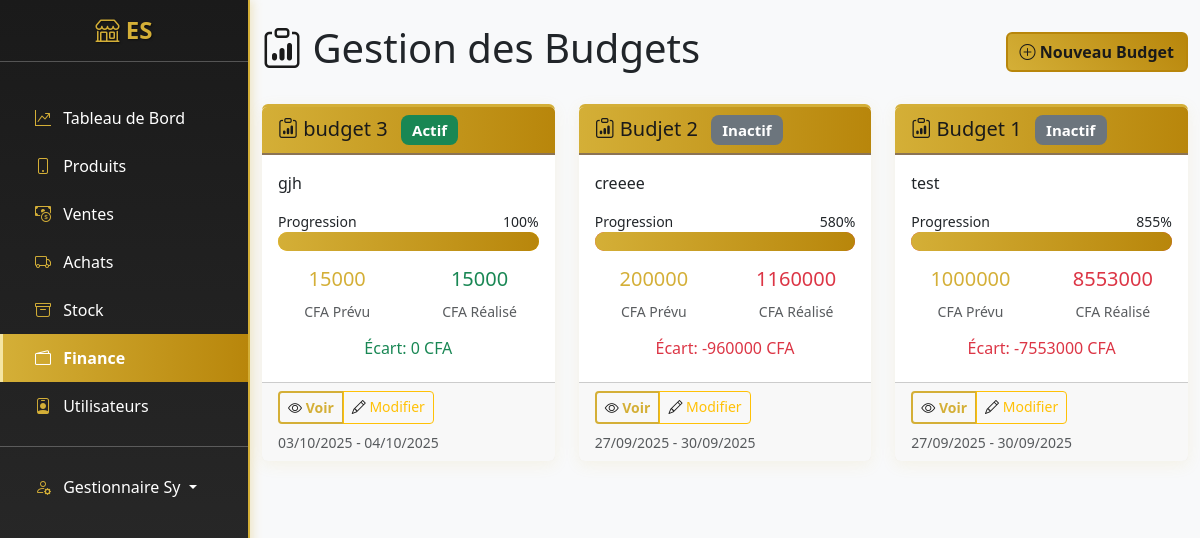
/finance/budgets/ (signed in), run on the app's committed database.
### apps/users/models.py (models this page shows, shortened)
class User(AbstractUser):
    ROLE_CHOICES = [
        ('admin', 'Administrateur'),
        ('manager', 'Gestionnaire'),
        ('cashier', 'Caissier'),
    ]
    email = models.EmailField(unique=True)
    telephone = models.CharField(max_length=15, blank=True)
    role = models.CharField(max_length=20, choices=ROLE_CHOICES, default='admin')
    date_creation = models.DateTimeField(auto_now_add=True)
    USERNAME_FIELD = 'username'
    REQUIRED_FIELDS = ['email']
    class Meta:
        verbose_name = "Utilisateur"
        verbose_name_plural = "Utilisateurs"

### apps/finance/models.py (models this page shows, shortened)
class Budget(models.Model):
    nom = models.CharField(max_length=200)
    description = models.TextField(blank=True)
    montant_prevu = models.DecimalField(max_digits=10, decimal_places=2)
    periode_debut = models.DateField()
    periode_fin = models.DateField()
    categories = models.CharField(max_length=200, help_text="Catégories concernées (séparées par des virgules)")
    utilisateur = models.ForeignKey(User, on_delete=models.SET_NULL, null=True)
    date_creation = models.DateTimeField(auto_now_add=True)
    actif = models.BooleanField(default=True)
    class Meta:
        verbose_name = "Budget"
        verbose_name_plural = "Budgets"
        ordering = ['-date_creation']
    @property
    def montant_realise(self):
        categories_list = [cat.strip().lower() for cat in self.categories.split(',') if cat.strip()]
        transactions = Transaction.objects.filter(
            date_valeur__range=[self.periode_debut, self.periode_fin],
            categorie__in=categories_list
        )
        total = transactions.aggregate(total=Sum('montant'))['total'] or Decimal('0')
        return total
    @property
    def ecart(self):
        montant_prevu = self.montant_prevu or Decimal(0)
        montant_realise = self.montant_realise or Decimal(0)
        return montant_prevu - montant_realise
    @property
    def pourcentage_realise(self):
        if not self.montant_prevu or self.montant_prevu == 0:
            return 0
        return (self.montant_realise / self.montant_prevu) * 100

### apps/finance/views.py (the view)
# urls.py: path('budgets/', views.BudgetListView.as_view(), name='budgets'),
class BudgetListView(LoginRequiredMixin, UserPassesTestMixin, ListView):
    model = Budget
    template_name = 'finance/budgets.html'
    context_object_name = 'budgets'
    def test_func(self):
        return self.request.user.role in ['admin', 'manager']

### templates/finance/budgets.html (shortened to what this page needs)
{% extends 'base.html' %}
{% load math_filters %}
{% block content %}
<div class="d-flex justify-content-between align-items-center mb-4">
    <h1><i class="bi bi-clipboard-data"></i> Gestion des Budgets</h1>
    {% if user.role in 'admin,manager' %}
    <a href="{% url 'finance:budget_create' %}" class="btn btn-primary">
        <i class="bi bi-plus-circle"></i> Nouveau Budget
    </a>
    {% endif %}
</div>
<div class="row">
    {% for budget in budgets %}
    <div class="col-md-6 col-lg-4 mb-4">
        <div class="card h-100">
            <div class="card-header">
                <h5 class="card-title mb-0">
                    <i class="bi bi-clipboard-data"></i> {{ budget.nom }}
                    {% if budget.actif %}
                    <span class="badge bg-success ms-2">Actif</span>
                    {% else %}
                    <span class="badge bg-secondary ms-2">Inactif</span>
                    {% endif %}
                </h5>
            </div>
            <div class="card-body">
                {% if budget.description %}
                <p class="card-text">{{ budget.description|truncatechars:80 }}</p>
                {% endif %}
                <div class="mb-3">
                    <div class="d-flex justify-content-between">
                        <small>Progression</small>
                        <small>{{ budget.pourcentage_realise|floatformat:0 }}%</small>
                    </div>
                    <div class="progress">
                        <div class="progress-bar {% if budget.pourcentage_realise > 100 %}bg-danger{% elif budget.pourcentage_realise > 80 %}bg-warning{% else %}bg-success{% endif %}"
                             style="width: {{ budget.pourcentage_realise|floatformat:0 }}%"></div>
                    </div>
                </div>
                <div class="row text-center">
                    <div class="col-6">
                        <h5 class="text-primary">{{ budget.montant_prevu|floatformat:0 }}</h5>
                        <small class="text-muted">CFA Prévu</small>
                    </div>
                    <div class="col-6">
                        <h5 class="{% if budget.montant_realise > budget.montant_prevu %}text-danger{% else %}text-success{% endif %}">
                            {{ budget.montant_realise|floatformat:0 }}
                        </h5>
                        <small class="text-muted">CFA Réalisé</small>
                    </div>
                </div>
                <div class="mt-3 text-center">
                    <h6 class="{% if budget.ecart < 0 %}text-danger{% else %}text-success{% endif %}">
                        Écart: {{ budget.ecart|floatformat:0 }} CFA
                    </h6>
                </div>
            </div>
            <div class="card-footer">
                <div class="d-flex justify-content-between align-items-center">
                    <div class="btn-group">
                        <a href="{% url 'finance:budget_detail' budget.pk %}" class="btn btn-outline-primary btn-sm">
                            <i class="bi bi-eye"></i> Voir
                        </a>
                        {% if user.role in 'admin,manager' %}
                        <a href="{% url 'finance:budget_edit' budget.pk %}" class="btn btn-outline-warning btn-sm">
                            <i class="bi bi-pencil"></i> Modifier
                        </a>
                        {% endif %}
                    </div>
                </div>
                <small class="text-muted d-block mt-2">
                    {{ budget.periode_debut|date:"d/m/Y" }} - {{ budget.periode_fin|date:"d/m/Y" }}
                </small>
            </div>
        </div>
    </div>
    {% endfor %}
</div>
{% endblock %}

### templates/base.html (shortened to what this page needs)
<!DOCTYPE html>
<html lang="fr">
    <head>
        <link href="https://cdn.jsdelivr.net/npm/bootstrap@5.3.0/dist/css/bootstrap.min.css" rel="stylesheet">
        <link rel="stylesheet" href="https://cdn.jsdelivr.net/npm/bootstrap-icons@1.11.0/font/bootstrap-icons.css">
        {% load static %}
        <link rel="stylesheet" href="{% static 'css/custom.css' %}">
    </head>
    <body>
        <div id="wrapper">
            <div class="d-md-flex">
                <nav id="sidebar" class="text-white collapse d-md-block" style="width: 250px; min-height: 100vh;">
                    <div class="position-sticky">
                        <div class="py-3">
                            <h4 class="text-center">
                                <i class="logo bi-shop"></i> ES
                            </h4>
                            <hr>
                        </div>
                        <div class="nav flex-column">
                            <a href="{% url 'dashboard:index' %}" class="nav-link text-white {% if request.resolver_match.app_name == 'dashboard' %}active{% endif %}">
                                <i class="logo bi-graph-up-arrow px-2"></i> Tableau de Bord
                            </a>
                            <a href="{% url 'produits:list' %}" class="nav-link text-white {% if request.resolver_match.app_name == 'produits' %}active{% endif %}">
                                <i class="logo bi-phone px-2"></i> Produits
                            </a>
                            <a href="{% url 'ventes:list' %}" class="nav-link text-white {% if request.resolver_match.app_name == 'ventes' %}active{% endif %}">
                                <i class="logo bi-cash-coin px-2"></i> Ventes
                            </a>
                            <a href="{% url 'achats:list' %}" class="nav-link text-white {% if request.resolver_match.app_name == 'achats' %}active{% endif %}">
                                <i class="logo bi-truck px-2"></i> Achats
                            </a>
                            <a href="{% url 'stock:list' %}" class="nav-link text-white {% if request.resolver_match.app_name == 'stock' %}active{% endif %}">
                                <i class="logo bi-archive px-2"></i> Stock
                            </a>
                            <a href="{% url 'finance:overview' %}" class="nav-link text-white {% if request.resolver_match.app_name == 'finance' %}active{% endif %}">
                                <i class="logo bi-wallet2 px-2"></i> Finance
                            </a>
                            {% if user.role in 'admin,manager' %}
                            <a href="{% url 'users:user_list' %}" class="nav-link text-white {% if request.resolver_match.app_name == 'users' %}active{% endif %}">
                                <i class="logo bi-person-badge px-2"></i> Utilisateurs
                            </a>
                            {% endif %}
                            <hr>
                            <div class="dropdown">
                                <a class="nav-link text-white dropdown-toggle" href="#" role="button" data-bs-toggle="dropdown">
                                    <i class="logo bi-person-gear px-2"></i> {{ user.get_full_name|default:user.username }}
                                </a>
                            </div>
                        </div>
                    </div>
                </nav>
                <main class="flex-fill">
                    <div class="container-fluid py-4">
                        {% block content %}{% endblock %}
                    </div>
                </main>
            </div>
        </div>
        {% load static %}
    </body>
</html>

### static/css/custom.css (style rules this page uses)
:root { --primary-color: #D4AF37; --primary-dark: #B8860B; --secondary-color: #1a1a1a; --secondary-light: #2d2d2d; --success-color: #28a745; --info-color: #17a2b8; --warning-color: #ffc107; --danger-color: #dc3545; --light-gold: #F5E6A3; --dark-gold: #8B7355; }
body { background-color: #f8f9fa; font-family: 'Segoe UI', Tahoma, Geneva, Verdana, sans-serif; }
#sidebar { background: linear-gradient(180deg, var(--secondary-color) 0%, var(--secondary-light) 100%); box-shadow: 2px 0 10px rgba(212, 175, 55, 0.3); border-right: 2px solid var(--primary-color); }
#sidebar .nav-link { padding: 0.75rem 1.5rem; border-radius: 0; transition: all 0.3s ease; color: #ffffff; border-left: 3px solid transparent; }
#sidebar h4 { color: var(--primary-color); text-shadow: 1px 1px 2px rgba(0,0,0,0.5); font-weight: bold; }
.logo { color: var(--primary-color); }
.card { border: none; box-shadow: 0 4px 15px rgba(212, 175, 55, 0.1); transition: all 0.3s ease; border-top: 3px solid var(--primary-color); }
.card-header { background: linear-gradient(90deg, var(--primary-color), var(--primary-dark)); color: var(--secondary-color); border-bottom: 2px solid var(--dark-gold); font-weight: 600; }
.btn-primary { background: linear-gradient(45deg, var(--primary-color), var(--primary-dark)); border: 2px solid var(--primary-dark); color: var(--secondary-color); font-weight: 600; transition: all 0.3s ease; }
.btn-outline-primary { border: 2px solid var(--primary-color); color: var(--primary-color); font-weight: 600; }
.badge { font-size: 0.75em; font-weight: 600; padding: 0.5em 0.75em; border-radius: 0.5rem; }
.bi { color: var(--secondary-color); }
.text-primary { color: var(--primary-color) !important; }
.progress { height: 1.2rem; border-radius: 0.75rem; background-color: rgba(212, 175, 55, 0.1); }
.progress-bar { background: linear-gradient(90deg, var(--primary-color), var(--primary-dark)); transition: width 0.6s ease; }

### data on the page
User: get_full_name "Gestionnaire Sy"
Budget: nom "budget 3", actif "Actif", description "gjh", pourcentage_realise "100", montant_prevu "15000", montant_realise "15000", ecart "0", periode_debut "03/10/2025", periode_fin "04/10/2025"
Budget: nom "Budjet 2", actif "Inactif", description "creeee", pourcentage_realise "580", montant_prevu "200000", montant_realise "1160000", ecart "-960000", periode_debut "27/09/2025", periode_fin "30/09/2025"
Budget: nom "Budget 1", actif "Inactif", description "test", pourcentage_realise "855", montant_prevu "1000000", montant_realise "8553000", ecart "-7553000", periode_debut "27/09/2025", periode_fin "30/09/2025"
